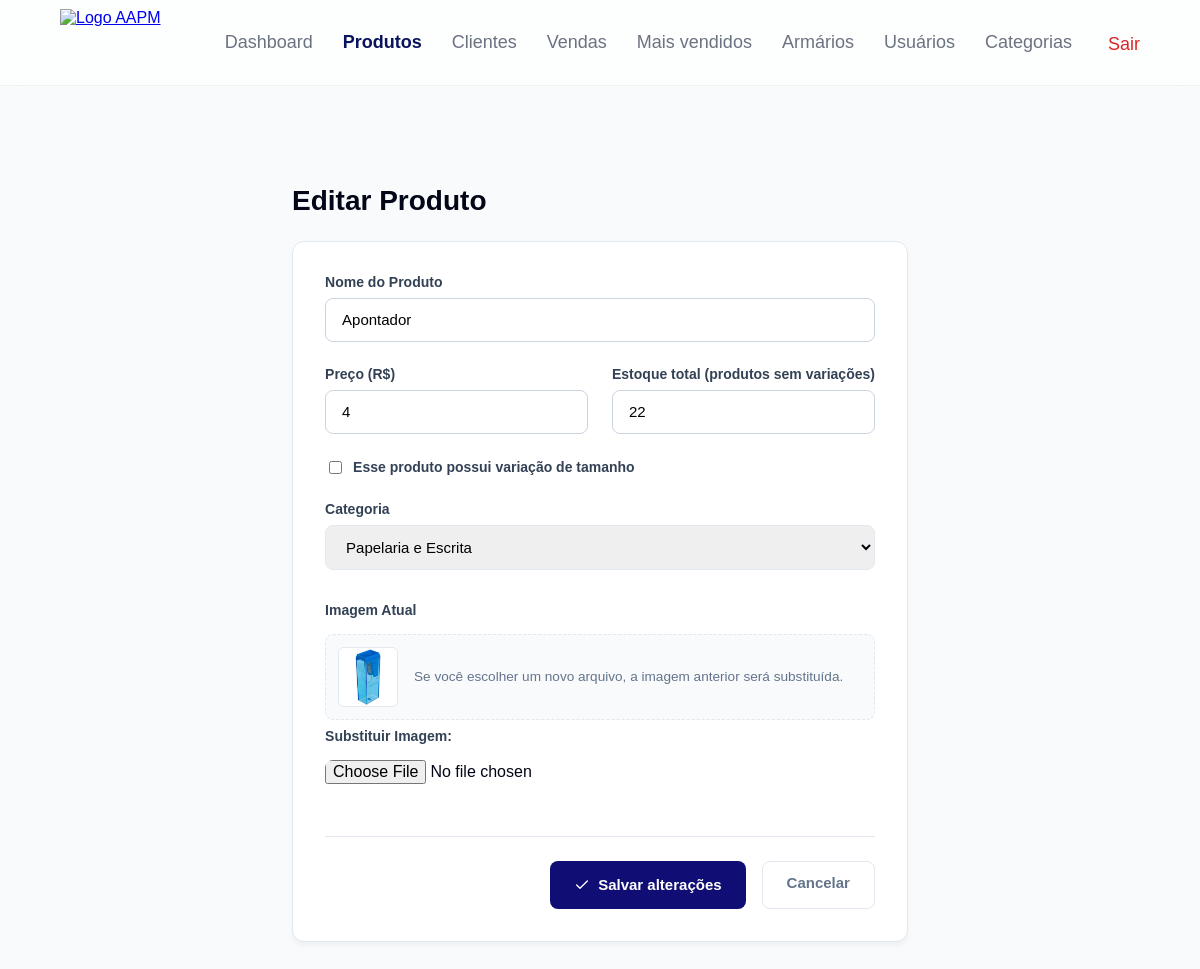
The page /produtos/1/editar (signed in) on the database its author committed.
### app/models/produtos.py (models this page shows, shortened)
class Produto(Base):
    __tablename__ = "produtos"
    id = Column(Integer, primary_key=True, index=True)
    nome = Column(String(200), unique=True, index=True)
    preco = Column(Float)
    estoque_atual = Column(Integer, nullable=False, default=0)
    possui_variacoes_tamanho = Column(Boolean, nullable=False, default=False, server_default="false")
    ativo = Column(Boolean, default=True)
    imagem_path = Column(String(255), nullable=True)
    categoria_id = Column(Integer, ForeignKey("categorias.id", ondelete="SET NULL"), nullable=True)
    categoria = relationship("Categoria", back_populates="produtos")
    estoques_tamanho = relationship(
        "EstoqueTamanho", back_populates="produto", cascade="all, delete-orphan"
    )

### app/controllers/produto_controller.py (the view)
@router.get("/{produto_id}/editar")
def form_editar_produto(
    produto_id: int,
    request: Request,
    db: Session = Depends(get_db),
    admin = Depends(get_admin)
):
    editando   = db.query(Produto).filter(Produto.id == produto_id).first()
    categorias = db.query(Categoria).filter(Categoria.ativo == True).all()
    tamanhos = ordenar_tamanhos(db.query(Tamanho).filter(Tamanho.ativo == True).all())
    if not editando:
        return RedirectResponse(url="/produtos", status_code=302)
    return templates.TemplateResponse(
        request,
        "produtos/form.html",
        {
            "request":    request,
            "usuario":    admin,
            "editando":   editando,
            "categorias": categorias,
            "tamanhos": tamanhos,
        }
    )

### app/templates/produtos/form.html (shortened to what this page needs)
<!DOCTYPE html>
<html lang="pt-br">
<head>
    <link rel="stylesheet" href="{{ url_for('static', path='css/form_produtos.css') }}">
    <link rel="stylesheet" href="/static/css/feedback.css?v=1">
    <link rel="stylesheet" href="/static/css/responsive.css?v=1">
</head>
<body>
    {% include "partials/navbar.html" %}
    <main class="main-content">
        <div class="page-header">
            <h1>{{ "Editar Produto" if editando else "Novo Produto" }}</h1>
        </div>
        <div class="form-container">
            <form action="{{ '/produtos/' + editando.id|string + '/editar' if editando else '/produtos/novo' }}"
                  method="post"
                  enctype="multipart/form-data">
                <div class="form-grid">
                    <div class="form-group full-width">
                        <label for="nome">Nome do Produto</label>
                        <input type="text"
                               id="nome"
                               name="nome"
                               value="{{ editando.nome if editando else (valores.nome if valores else '') }}"
                               placeholder="Ex: Teclado Mecânico RGB"
                               required
                               autofocus>
                    </div>
                    <div class="form-group">
                        <label for="preco">Preço (R$)</label>
                        <input type="number"
                               id="preco"
                               name="preco"
                               step="0.01"
                               min="0"
                               value="{{ editando.preco if editando else (valores.preco if valores else '0.00') }}"
                               required>
                    </div>
                    <div class="form-group">
                        <label for="estoque_atual">Estoque total (produtos sem variações)</label>
                        <input type="number"
                               id="estoque_atual"
                               name="estoque_atual"
                               min="0"
                               value="{{ editando.estoque_atual if editando else (valores.estoque_atual if valores else '0') }}"
                               required>
                    </div>
                    <div class="form-group full-width">
                        {% set possui_variacoes = editando.possui_variacoes_tamanho if editando else (valores.possui_variacoes_tamanho if valores else false) %}
                        <label for="possui_variacoes_tamanho" style="display: flex; align-items: center; gap: 8px; cursor: pointer;">
                            <input type="checkbox"
                                   id="possui_variacoes_tamanho"
                                   name="possui_variacoes_tamanho"
                                   value="true"
                                   {{ 'checked' if possui_variacoes else '' }}>
                            Esse produto possui variação de tamanho
                        </label>
                    </div>
                    <div class="form-group full-width">
                        <label for="categoria_id">Categoria</label>
                        <select id="categoria_id" name="categoria_id">
                            {% for c in categorias %}
                                <option value="{{ c.id }}"
                                    {{ 'selected' if (editando and editando.categoria_id == c.id) or (valores and valores.categoria_id == c.id) else '' }}>
                                    {{ c.nome }}
                                </option>
                            {% endfor %}
                        </select>
                    </div>
                    <div class="form-group full-width" style="margin-top: 8px;">
                        {% if editando and editando.imagem_path %}
                            <label style="margin-bottom: 8px; display: block;">Imagem Atual</label>
                            <div class="current-image-container">
                                <img src="{{ editando.imagem_url }}" alt="{{ editando.nome }}" class="current-image-preview">
                                <span style="font-size: 0.85rem; color: #64748b;">Se você escolher um novo arquivo, a imagem anterior será substituída.</span>
                            </div>
                        {% endif %}
                        <label for="imagem">{{ "Substituir Imagem:" if editando else "Imagem do Produto:" }}</label>
                        <input type="file"
                               id="imagem"
                               name="imagem"
                               accept=".jpg,.jpeg,.png,.webp"
                               style="margin-top: 8px;">
                    </div>
                </div>
                <div class="form-actions">
                    <button type="submit" class="btn-submit">
                        <i data-lucide="check" style="width: 16px;"></i>
                        {{ "Salvar alterações" if editando else "Criar produto" }}
                    </button>
                    <a href="/produtos" class="btn-cancel">Cancelar</a>
                </div>
            </form>
        </div>
    </main>
</body>
</html>

### app/static/css/form_produtos.css (style rules this page uses)
:root { --bg-main: #f8fafc; --text-main: #0f172a; --text-muted: #64748b; --border-color: #e2e8f0; --primary: #100e74; --primary-hover: #050455; --success-bg: #d1fae5; --success-text: #065f46; }
body { background-color: var(--bg-main); font-family: 'Segoe UI', Tahoma, Geneva, Verdana, sans-serif; color: var(--text-main); margin: 0; padding: 0; }
.main-content { max-width: 800px; margin: 40px auto; padding: 0 20px; }
.page-header h1 { font-size: 28px; font-weight: 700; margin-bottom: 24px; }
.form-container { background: white; border-radius: 12px; border: 1px solid var(--border-color); padding: 32px; box-shadow: 0 4px 6px -1px rgba(0, 0, 0, 0.05); }
.form-grid { display: grid; grid-template-columns: repeat(2, 1fr); gap: 24px; }
.form-group { display: flex; flex-direction: column; gap: 8px; }
.form-group.full-width { grid-column: span 2; }
.form-group label { font-size: 14px; font-weight: 600; color: #334155; }
.form-group input[type="text"], .form-group input[type="number"], .form-group select { padding: 12px 16px; border: 1px solid var(--border-color); border-radius: 8px; font-size: 15px; outline: none; transition: border-color 0.2s, box-shadow 0.2s; }
.current-image-container { display: flex; align-items: center; gap: 16px; background: #f8fafc; padding: 12px; border-radius: 8px; border: 1px dashed var(--border-color); }
.current-image-preview { width: 60px; height: 60px; object-fit: cover; border-radius: 6px; border: 1px solid var(--border-color); }
.form-actions { display: flex; justify-content: flex-end; gap: 16px; margin-top: 32px; border-top: 1px solid var(--border-color); padding-top: 24px; }
.btn-submit { background-color: var(--primary); color: white; border: none; padding: 12px 24px; border-radius: 8px; font-weight: 600; font-size: 15px; cursor: pointer; display: inline-flex; align-items: center; gap: 8px; transition: background-color 0.2s; }
.btn-cancel { background-color: white; color: var(--text-muted); border: 1px solid var(--border-color); padding: 12px 24px; border-radius: 8px; font-weight: 600; font-size: 15px; text-decoration: none; transition: background-color 0.2s; }

### app/static/css/responsive.css (style rules this page uses)
img, svg { max-width: 100%; }
button, input, select, textarea { font: inherit; }

### app/static/css/base.css (style rules this page uses)
* { box-sizing: border-box; }
body { min-height: 100vh; margin: 0; display: flex; flex-direction: column; font-family: Arial, sans-serif; background: #f8fafc; color: #020617; }

### app/static/css/ui.css (style rules this page uses)
:root { --page-padding-block: 40px; --page-padding-inline: 60px; --control-height: 44px; --control-radius: 8px; --control-border: #cbd5e1; --focus-ring: rgba(9, 20, 92, .18); }
.dashboard, .produtos-container-main, .clientes-container, .vendas-container-main, .main-content { padding: var(--page-padding-block) var(--page-padding-inline) !important; }
button, .btn-primary, .btn-secondary, .btn-create, .btn-novo-produto, .btn-nova-venda, .btn-finalizar-dia, .btn-submit, .btn-cancel, .btn-acao, .btn-edit, .btn-toggle, .btn-primario, .btn-secundario, .btn-add-carrinho-pdv, .btn-salvar-venda-final, .btn-voltar-historico { min-height: var(--control-height); border-radius: var(--control-radius); transition: background-color .2s ease, border-color .2s ease, box-shadow .2s ease, transform .2s ease; }
input:not([type="checkbox"]):not([type="radio"]), select, textarea { min-height: var(--control-height); border-color: var(--control-border); border-radius: var(--control-radius); transition: border-color .2s ease, box-shadow .2s ease; }

### rows shown on the page
Produto: nome "Apontador", preco "4", estoque_atual "22", imagem_url (picture)

### other values the page prints
{{ "Editar Produto" if editando else "Novo Produto" }} "Editar Produto"
{{ "Substituir Imagem:" if editando else "Imagem do Produto:" }} "Substituir Imagem:"
{{ "Salvar alterações" if editando else "Criar produto" }} "Salvar alterações"
form field categoria_id "Papelaria e Escrita"
